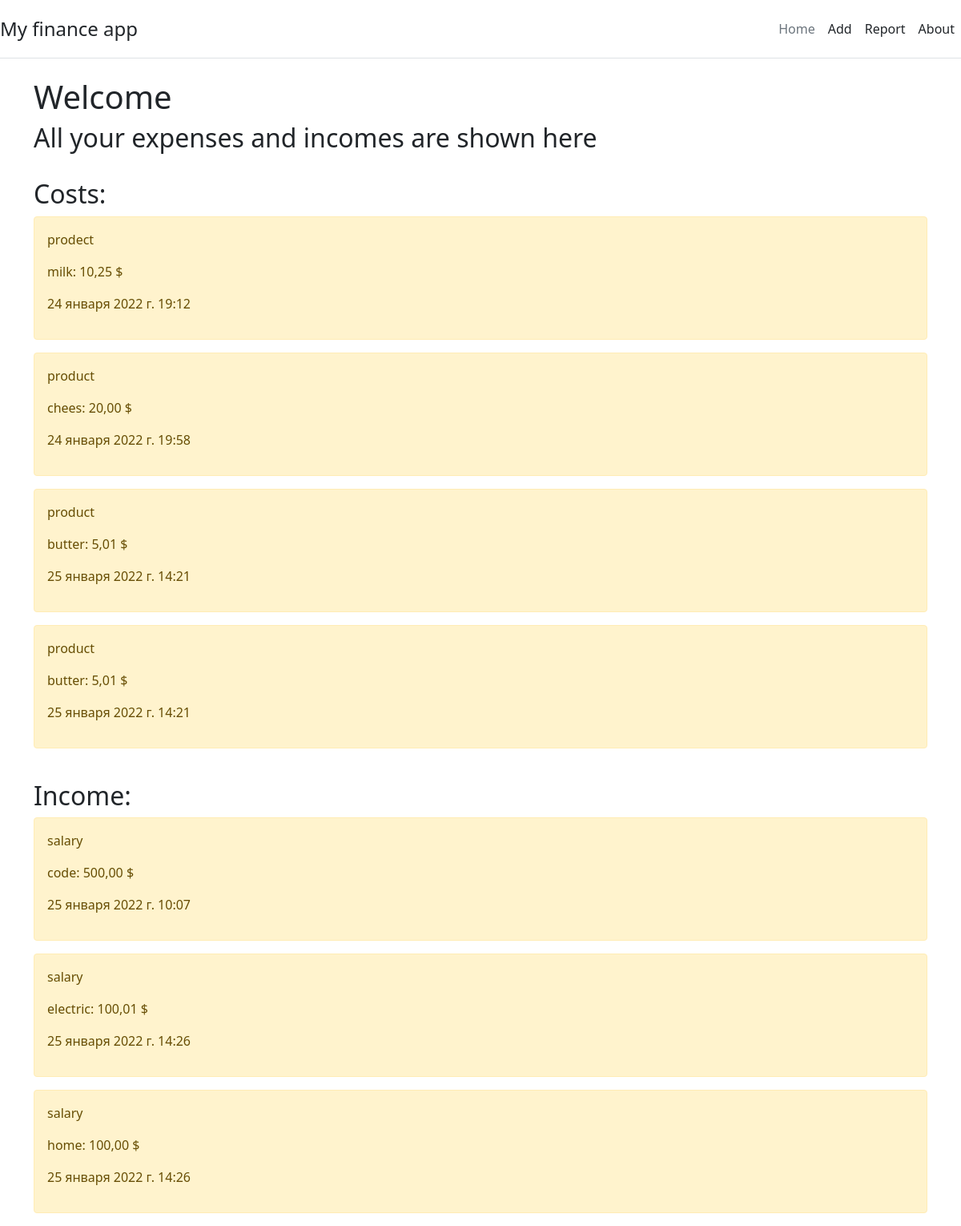
The page / on the database its author committed.
### base/models.py (models this page shows, shortened)
class Costs(models.Model):
    category = models.CharField(max_length=50)
    list = models.CharField(max_length=150)
    costs = models.DecimalField(decimal_places=2, max_digits=10)
    date = models.DateTimeField()

class Income(models.Model):
    category = models.CharField(max_length=50)
    list = models.CharField(max_length=150)
    income = models.DecimalField(decimal_places=2, max_digits=10)
    date = models.DateTimeField()

### base/views.py (the view)
# urls.py: path("", views.index, name='index'),
def index(request):
    costs = Costs.objects.all()
    income = Income.objects.all()
    context = {"costs": costs, "income": income, "title": "Home"}
    return render(request, "base/index.html", context=context)

### base/templates/base/index.html (shortened to what this page needs)
{% extends "base/base.html" %}
{% block content %}
    <h1>Welcome</h1>
    <h2>All your expenses and incomes are shown here </h2><br>
    <h2>Costs:</h2>
    {% if costs %}
        {% for cost in costs %}
            <div class="alert alert-warning mt-2">
                <p>{{ cost.category }}</p>
                <p>{{ cost.list }}: {{ cost.costs }} $</p>
                <p>{{ cost.date }}</p>
            </div>
        {% endfor %}
    {% else %}
        <p> This is empty</p>
    {% endif %}
    <br>
    <h2>Income:</h2>
    {% if income %}
        {% for el in income %}
            <div class="alert alert-warning mt-2">
                <p>{{ el.category }}</p>
                <p>{{ el.list }}: {{ el.income }} $</p>
                <p>{{ el.date }}</p>
            </div>
        {% endfor %}
    {% else %}
        <p> This is empty</p>
    {% endif %}
{% endblock %}

### base/templates/base/base.html (shortened to what this page needs)
<!DOCTYPE html>
<html lang="en">
<head>
    <link  rel="stylesheet" href="https://cdn.jsdelivr.net/npm/bootstrap@5.1.3/dist/css/bootstrap.min.css">
</head>
<body>
    <div class="d-flex flex-wrap align-items-center justify-content-center justify-content-md-between py-3 mb-4 border-bottom">
        <a href="/" class="d-flex align-items-center col-md-3 mb-2 mb-md-0 text-dark text-decoration-none">
            <span class="fs-4">My finance app</span>
        </a>
        <ul class="nav col-12 col-md-auto mb-2 justify-content-center mb-md-0">
            <li><a href="{% url 'index' %}" class="nav-link px-2 link-secondary">Home</a></li>
            <li><a href="{% url 'add' %}" class="nav-link px-2 link-dark">Add</a></li>
            <li><a href="{% url 'report' %}" class="nav-link px-2 link-dark">Report</a></li>
            <li><a href="{% url 'about' %}" class="nav-link px-2 link-dark">About</a></li>
        </ul>
    </div>
    <div class="container">
        {% block content %}{% endblock %}
    </div>
</body>
</html>

### rows shown on the page
Costs: category "prodect", list "milk", costs "10,25", date "24 января 2022 г. 19:12"
Costs: category "product", list "chees", costs "20,00", date "24 января 2022 г. 19:58"
Costs: category "product", list "butter", costs "5,01", date "25 января 2022 г. 14:21"
Costs: category "product", list "butter", costs "5,01", date "25 января 2022 г. 14:21"
Income: category "salary", list "code", income "500,00", date "25 января 2022 г. 10:07"
Income: category "salary", list "electric", income "100,01", date "25 января 2022 г. 14:26"
Income: category "salary", list "home", income "100,00", date "25 января 2022 г. 14:26"
